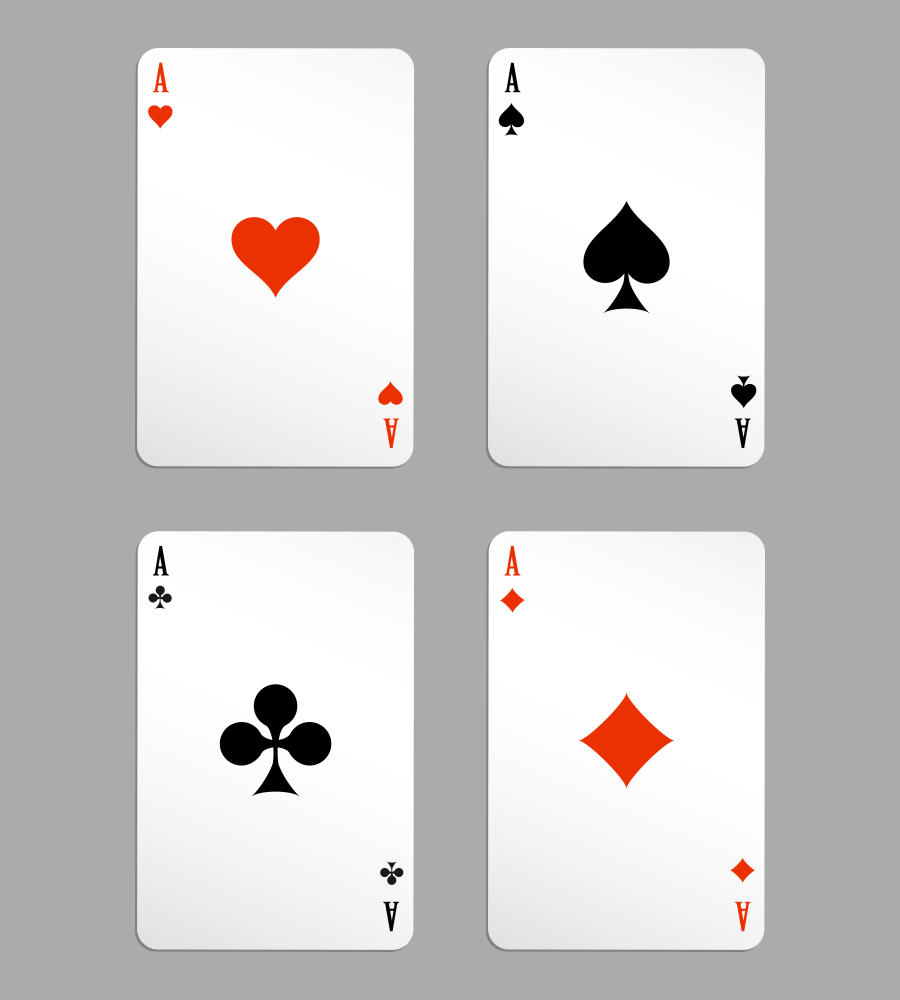
#> input picture Learn/Resources/cards.jpg, 4500 x 5000 px, found by its file name (shown at 1/5 size)
$ python main.py
#> lines starting #> are read from the running program, lines starting #| are printed output that depends on the picture
import cv2
import numpy as np

img = cv2.imread("E:/Computer Vision/OpenCV/Learn/Resources/cards.jpg")
#> img is the input picture: shape (5000, 4500, 3); mean B, G, R 204.5, 205, 207.1
resize_img = cv2.resize(img, (550, 611))
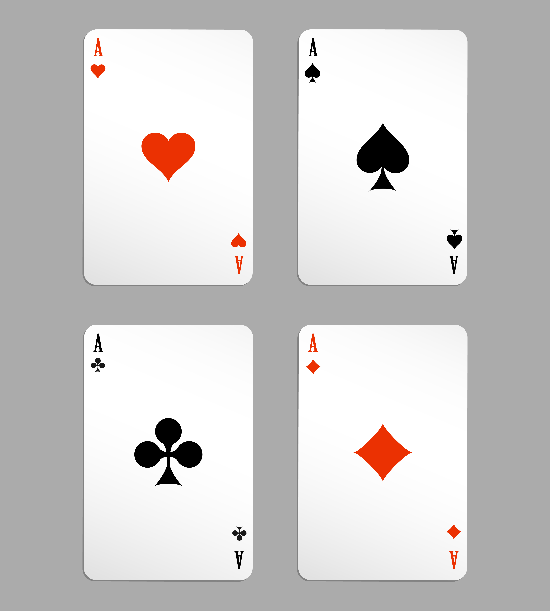
#> resize_img: shape (611, 550, 3); mean B, G, R 204.5, 205, 207.1

width, height = 250, 350

pts1 = np.float32([[79, 330], [257, 330], [79, 578], [255, 574]])
pts2 = np.float32([[0,0], [width, 0], [0, height], [width, height]])
matrix = cv2.getPerspectiveTransform(pts1, pts2)

single_card = cv2.warpPerspective(resize_img, matrix, (width, height))
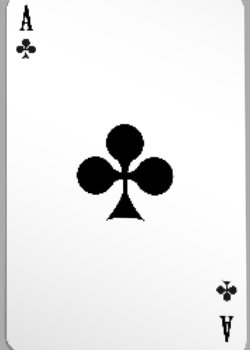
#> single_card: shape (350, 250, 3); min 0, max 255, mean 232

cv2.imshow("Cards", resize_img)
cv2.imshow("Single Card", single_card)
cv2.waitKey(0)

$ run again, with Learn/Resources/i.jpeg copied over Learn/Resources/cards.jpg
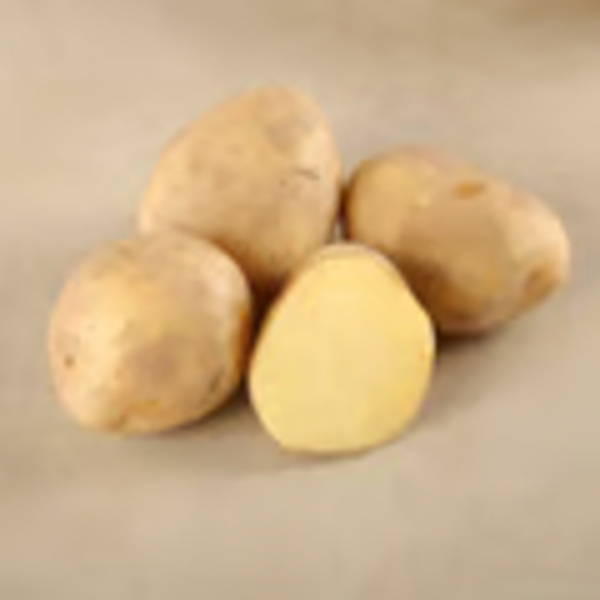
#> input picture Learn/Resources/i.jpeg, 600 x 600 px, found by its file name
#> img is the input picture: shape (600, 600, 3); mean B, G, R 138.9, 177.4, 205.4
#> `resize_img = cv2.resize(img, (550, 611))`:
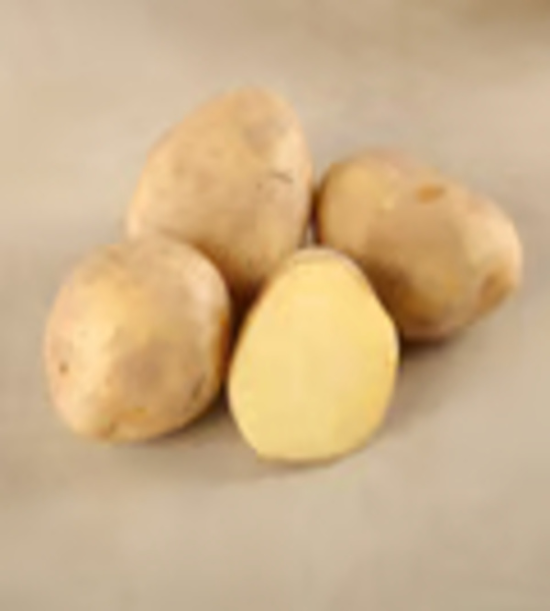
#> resize_img: shape (611, 550, 3); mean B, G, R 138.9, 177.3, 205.3
#> `single_card = cv2.warpPerspective(resize_img, matrix, (width, height))`:
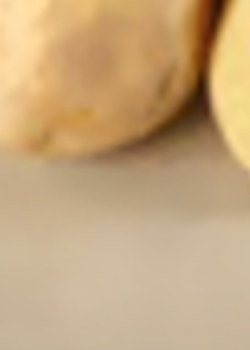
#> single_card: shape (350, 250, 3); mean B, G, R 125.6, 167, 197.8
